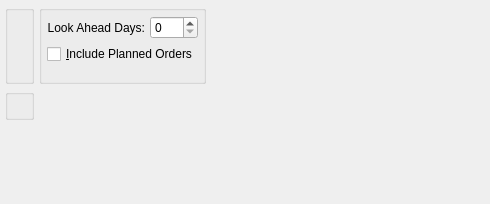
<?xml version="1.0" encoding="UTF-8"?>
<ui version="4.0">
 <comment>This file is part of the xTuple ERP: PostBooks Edition, a free and
open source Enterprise Resource Planning software suite,
Copyright (c) 1999-2018 by OpenMFG LLC, d/b/a xTuple.
It is licensed to you under the Common Public Attribution License
version 1.0, the full text of which (including xTuple-specific Exhibits)
is available at www.xtuple.com/CPAL.  By using this software, you agree
to be bound by its terms.</comment>
 <class>dspReorderExceptionsByPlannerCode</class>
 <widget class="QWidget" name="dspReorderExceptionsByPlannerCode">
  <property name="geometry">
   <rect>
    <x>0</x>
    <y>0</y>
    <width>490</width>
    <height>204</height>
   </rect>
  </property>
  <property name="sizePolicy">
   <sizepolicy hsizetype="Preferred" vsizetype="Expanding">
    <horstretch>0</horstretch>
    <verstretch>1</verstretch>
   </sizepolicy>
  </property>
  <property name="windowTitle">
   <string>Reorder Exceptions by Planner Code</string>
  </property>
  <layout class="QVBoxLayout" name="verticalLayout_3">
   <item>
    <layout class="QHBoxLayout" name="horizontalLayout_2">
     <item>
      <widget class="ParameterGroup" name="_plannerCode">
       <property name="title">
        <string/>
       </property>
       <property name="fixedSize">
        <bool>false</bool>
       </property>
      </widget>
     </item>
     <item>
      <widget class="QGroupBox" name="_optionsGroup">
       <property name="title">
        <string/>
       </property>
       <layout class="QGridLayout" name="gridLayout_2">
        <item row="0" column="0">
         <layout class="QVBoxLayout" name="verticalLayout_2">
          <item>
           <layout class="QVBoxLayout" name="verticalLayout">
            <item>
             <layout class="QHBoxLayout">
              <property name="spacing">
               <number>5</number>
              </property>
              <item>
               <widget class="QLabel" name="_lookAheadLit">
                <property name="text">
                 <string>Look Ahead Days:</string>
                </property>
                <property name="alignment">
                 <set>Qt::AlignRight|Qt::AlignTrailing|Qt::AlignVCenter</set>
                </property>
               </widget>
              </item>
              <item>
               <widget class="QSpinBox" name="_days">
                <property name="maximum">
                 <number>999</number>
                </property>
               </widget>
              </item>
             </layout>
            </item>
            <item>
             <widget class="XCheckBox" name="_includePlanned">
              <property name="text">
               <string>&amp;Include Planned Orders</string>
              </property>
             </widget>
            </item>
           </layout>
          </item>
          <item>
           <spacer name="verticalSpacer">
            <property name="orientation">
             <enum>Qt::Vertical</enum>
            </property>
            <property name="sizeType">
             <enum>QSizePolicy::MinimumExpanding</enum>
            </property>
            <property name="sizeHint" stdset="0">
             <size>
              <width>20</width>
              <height>0</height>
             </size>
            </property>
           </spacer>
          </item>
         </layout>
        </item>
       </layout>
      </widget>
     </item>
     <item>
      <spacer name="horizontalSpacer">
       <property name="orientation">
        <enum>Qt::Horizontal</enum>
       </property>
       <property name="sizeHint" stdset="0">
        <size>
         <width>0</width>
         <height>20</height>
        </size>
       </property>
      </spacer>
     </item>
    </layout>
   </item>
   <item>
    <layout class="QHBoxLayout" name="horizontalLayout">
     <item>
      <widget class="WarehouseGroup" name="_warehouse">
       <property name="title">
        <string/>
       </property>
       <property name="fixedSize">
        <bool>false</bool>
       </property>
      </widget>
     </item>
     <item>
      <spacer name="horizontalSpacer_2">
       <property name="orientation">
        <enum>Qt::Horizontal</enum>
       </property>
       <property name="sizeHint" stdset="0">
        <size>
         <width>0</width>
         <height>20</height>
        </size>
       </property>
      </spacer>
     </item>
    </layout>
   </item>
   <item>
    <spacer name="verticalSpacer_2">
     <property name="orientation">
      <enum>Qt::Vertical</enum>
     </property>
     <property name="sizeHint" stdset="0">
      <size>
       <width>20</width>
       <height>0</height>
      </size>
     </property>
    </spacer>
   </item>
  </layout>
 </widget>
 <layoutdefault spacing="5" margin="5"/>
 <customwidgets>
  <customwidget>
   <class>ParameterGroup</class>
   <extends>QGroupBox</extends>
   <header>parametergroup.h</header>
   <container>1</container>
  </customwidget>
  <customwidget>
   <class>WarehouseGroup</class>
   <extends>QGroupBox</extends>
   <header>warehousegroup.h</header>
   <container>1</container>
  </customwidget>
  <customwidget>
   <class>XCheckBox</class>
   <extends>QCheckBox</extends>
   <header>xcheckbox.h</header>
  </customwidget>
 </customwidgets>
 <tabstops>
  <tabstop>_plannerCode</tabstop>
  <tabstop>_warehouse</tabstop>
  <tabstop>_days</tabstop>
 </tabstops>
 <resources/>
 <connections/>
</ui>
